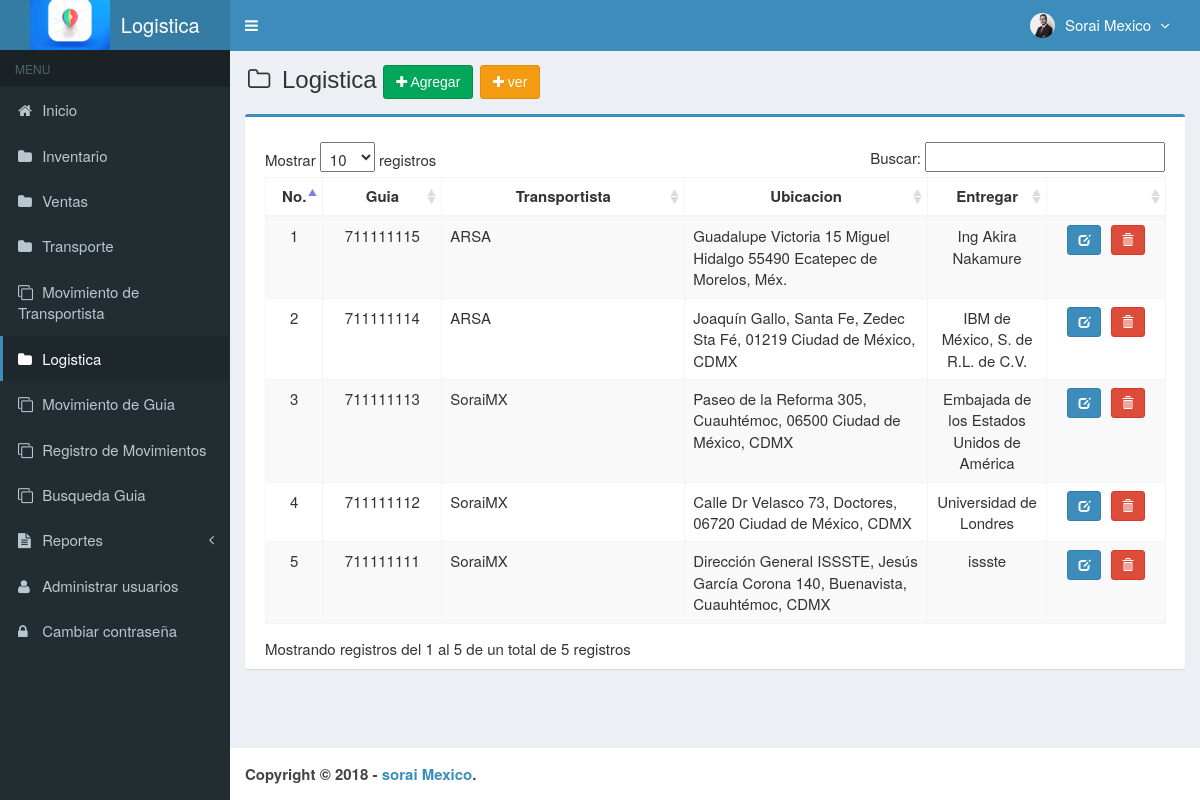
The app's page /main.php?module=paquete (signed in) with its own data.
### tables this page shows
CREATE TABLE `usuarios` (
  `id_user` int(3) NOT NULL,
  `username` varchar(50) NOT NULL,
  `name_user` varchar(50) NOT NULL,
  `password` varchar(50) NOT NULL,
  `email` varchar(50) DEFAULT NULL,
  `telefono` varchar(13) DEFAULT NULL,
  `foto` varchar(100) DEFAULT NULL,
  `permisos_acceso` enum('Super Admin','Gerente','Almacenista','Visitante') NOT NULL,
  `status` enum('activo','bloqueado') NOT NULL DEFAULT 'activo',
  `created_at` timestamp NOT NULL DEFAULT CURRENT_TIMESTAMP,
  `updated_at` timestamp NOT NULL DEFAULT CURRENT_TIMESTAMP ON UPDATE CURRENT_TIMESTAMP
);

CREATE TABLE `paquete` (
  `codigo` varchar(9) NOT NULL,
  `nombre` varchar(50) NOT NULL,
  `ubicacion` varchar(150) NOT NULL,
  `entregar` varchar(50) NOT NULL,
  `created_user` int(3) NOT NULL,
  `created_date` timestamp NOT NULL DEFAULT CURRENT_TIMESTAMP,
  `updated_user` int(3) NOT NULL,
  `updated_date` timestamp NOT NULL DEFAULT CURRENT_TIMESTAMP ON UPDATE CURRENT_TIMESTAMP
);

### modules/paquete/view.php (the view, shortened to what this page needs)
<section class="content-header">
  <h1>
    <i class="fa fa-folder-o icon-title"></i> Logistica
    <a class="btn btn-primary btn btn-success" href="?module=form_paquete&form=add" title="agregar" data-toggle="tooltip">
      <i class="fa fa-plus"></i> Agregar
    </a>
    <a class="btn btn-warning" href="index.html" title="Ver Mapa" data-toggle="tooltip">
      <i class="fa fa-plus"></i> ver
    </a>
  </h1>
</section>
<section class="content">
  <div class="row">
    <div class="col-md-12">
      <div class="box box-primary">
        <div class="box-body">
          <table id="dataTables1" class="table table-bordered table-striped table-hover">
            <thead>
              <tr>
                <th class="center">No.</th>
                <th class="center">Guia</th>
                <th class="center">Transportista</th>
                <th class="center">Ubicacion</th>
                <th class="center">Entregar</th>
                <th></th>
              </tr>
            </thead>
            <tbody>
            <?php
            $no = 1;
            $query = mysqli_query($mysqli, "SELECT codigo,nombre,ubicacion,entregar FROM paquete ORDER BY codigo DESC")
                                            or die('error: '.mysqli_error($mysqli));
            while ($data = mysqli_fetch_assoc($query)) {
              echo "<tr>
                      <td width='30' class='center'>$no</td>
                      <td width='80' class='center'>$data[codigo]</td>
                      <td width='180'>$data[nombre]</td>
                      <td width='180'>$data[ubicacion]</td>
                      <td width='80' class='center'>$data[entregar]</td>
                      <td class='center' width='80'>
                        <div>
                          <a data-toggle='tooltip' data-placement='top' title='modificar' style='margin-right:5px' class='btn btn-primary btn-sm' href='?module=form_paquete&form=edit&id=$data[codigo]'>
                              <i style='color:#fff' class='glyphicon glyphicon-edit'></i>
                          </a>";
            ?>
                          <a data-toggle="tooltip" data-placement="top" title="Eliminar" class="btn btn-danger btn-sm" href="modules/paquete/proses.php?act=delete&id=<?php echo $data['codigo'];?>" onclick="return confirm('estas seguro de eliminar<?php echo $data['nombre']; ?> ?');">
                              <i style="color:#fff" class="glyphicon glyphicon-trash"></i>
                          </a>
            <?php
              echo "    </div>
                      </td>
                    </tr>";
              $no++;
            }
            ?>
            </tbody>
          </table>
        </div>
      </div>
    </div>
  </div>
</section><!-- /.content

### top-menu.php (shortened to what this page needs)
<?php
require_once "config/database.php";
$query = mysqli_query($mysqli, "SELECT id_user, name_user, foto, permisos_acceso FROM usuarios WHERE id_user='$_SESSION[id_user]'")
                                or die('error: '.mysqli_error($mysqli));
$data = mysqli_fetch_assoc($query);
?>
<li class="dropdown user user-menu">
  <a href="#" class="dropdown-toggle" data-toggle="dropdown">
  <?php
  if ($data['foto']=="") { ?>
    <img src="images/user/user-default.png" class="user-image" alt="User Image"/>
  <?php
  }
  else { ?>
    <img src="images/user/<?php echo $data['foto']; ?>" class="user-image" alt="User Image"/>
  <?php
  }
  ?>
    <span class="hidden-xs"><?php echo $data['name_user']; ?> <i style="margin-left:5px" class="fa fa-angle-down"></i></span>
  </a>
</li>

### assets/css/style.css (style rules this page uses)
.content-header { padding: 15px 18px 0; position: relative; }
.center { text-align:center; }
.icon-title { margin-right: 5px; }
body { background-color: #fff; color: #333; font-size: 15px; line-height: 1.42857; }

### records on screen
usuarios: foto (picture), name_user "Sorai Mexico"
paquete: codigo "711111115", nombre "ARSA", ubicacion "Guadalupe Victoria 15 Miguel Hidalgo 55490 Ecatepec de Morelos, Méx.", entregar "Ing Akira Nakamure"
paquete: codigo "711111114", nombre "ARSA", ubicacion "Joaquín Gallo, Santa Fe, Zedec Sta Fé, 01219 Ciudad de México, CDMX", entregar "IBM de México, S. de R.L. de C.V."
paquete: codigo "711111113", nombre "SoraiMX", ubicacion "Paseo de la Reforma 305, Cuauhtémoc, 06500 Ciudad de México, CDMX", entregar "Embajada de los Estados Unidos de América"
paquete: codigo "711111112", nombre "SoraiMX", ubicacion "Calle Dr Velasco 73, Doctores, 06720 Ciudad de México, CDMX", entregar "Universidad de Londres"
paquete: codigo "711111111", nombre "SoraiMX", ubicacion "Dirección General ISSSTE, Jesús García Corona 140, Buenavista, Cuauhtémoc, CDMX", entregar "issste"
